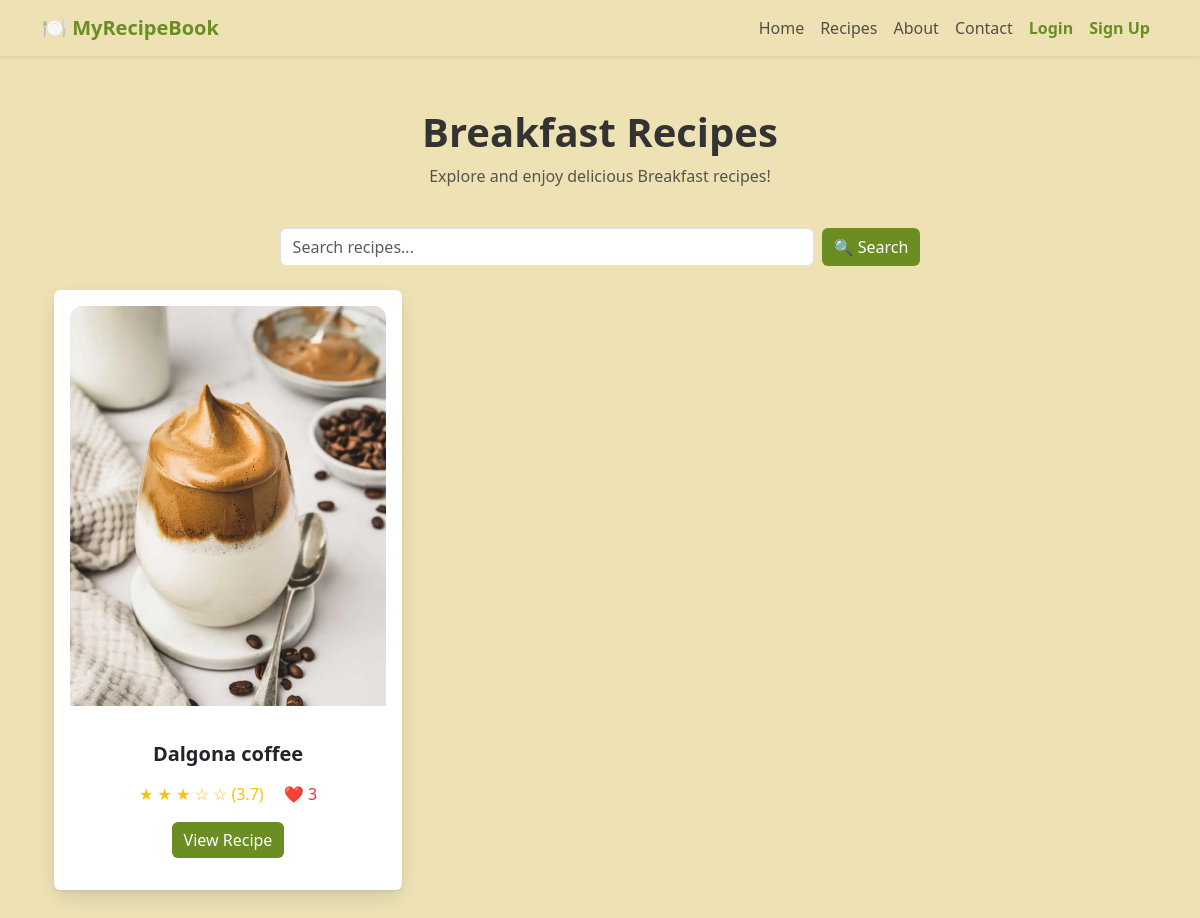
Page /category/Breakfast on the earlier database version.
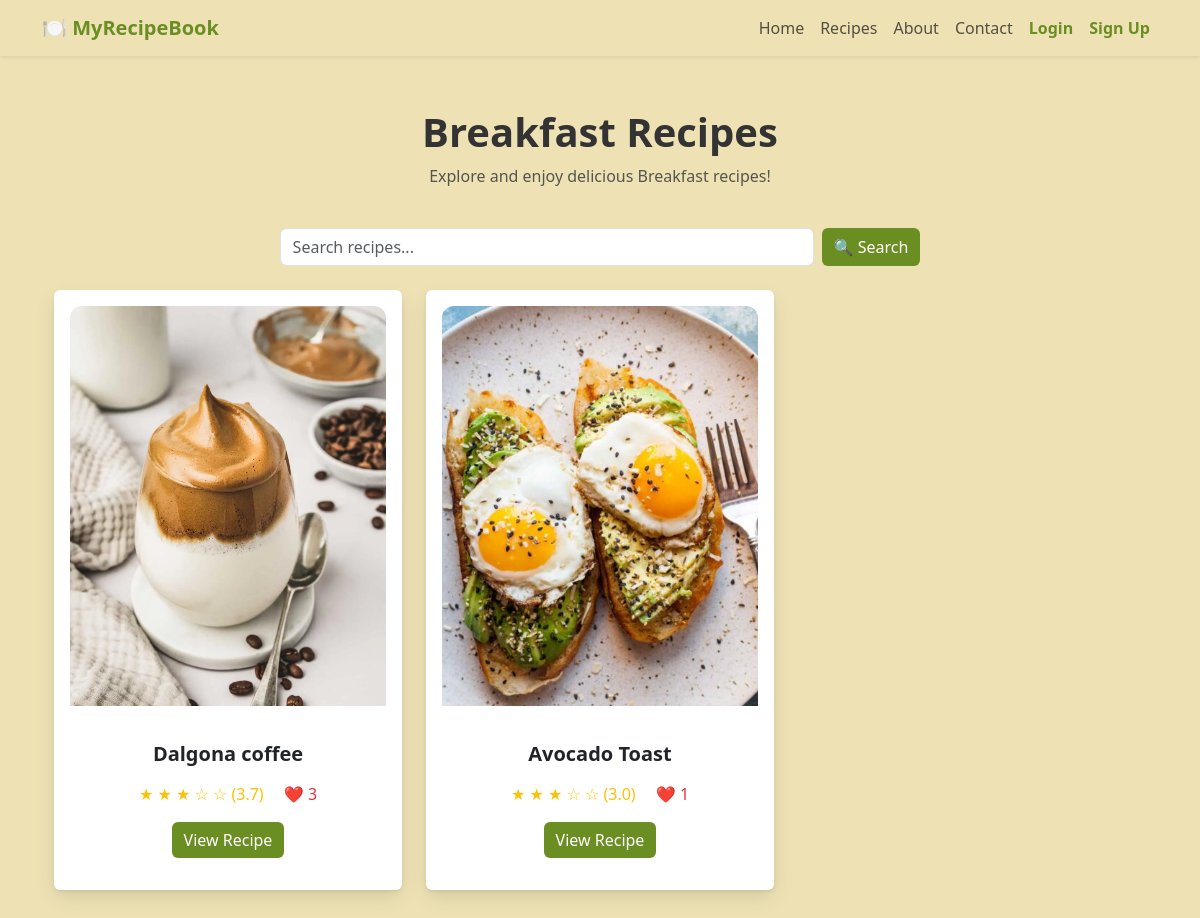
Same page on the later database version.
### app/models.py (models this page shows)
class Recipe(db.Model):
    id = db.Column(db.Integer, primary_key=True)
    title = db.Column(db.String(255), nullable=False)
    tags = db.Column(db.String(255))
    ingredients = db.Column(db.Text, nullable=False)
    instructions = db.Column(db.Text, nullable=True)
    description = db.Column(db.String(500), nullable=True)
    image_path = db.Column(db.String(255))  # Stores relative path
    video_path = db.Column(db.String(255))  # Stores relative path
    is_premium = db.Column(db.Boolean, default=False)  # New column
    likes = db.relationship('Like', backref='recipe', lazy=True)
    ratings = db.relationship('Rating', backref='recipe', lazy=True)
    comments = db.relationship('Comment', backref='recipe', lazy=True)
    @property
    def average_rating(self):
        if not self.ratings:
            return 0  # No ratings yet
        return round(sum(r.rating for r in self.ratings) / len(self.ratings), 1)
    @property
    def like_count(self):
        return len(self.likes)

class Rating(db.Model):
    id = db.Column(db.Integer, primary_key=True)
    user_id = db.Column(db.Integer, db.ForeignKey('user.id'), nullable=False)
    recipe_id = db.Column(db.Integer, db.ForeignKey('recipe.id'), nullable=False)
    rating = db.Column(db.Integer, nullable=False)  # Rating from 1 to 5

### app/routes.py (the view)
@bp.route('/category/<category>')
def category(category):
    category_tags = {
        "Breakfast": ["breakfast", "morning", "brunch"],
        "Lunch": ["lunch", "midday", "quick-lunch"],
        "Dinner": ["dinner", "evening", "supper"],
        "Desserts": ["dessert", "sweet", "baking"],
        "Healthy": ["healthy", "low-fat", "nutritious"],
        "Quick & Easy": ["quick", "easy", "fast"]
    }
    if category not in category_tags:
        abort(404)  # Category not found
    tags = category_tags[category]
    recipes = Recipe.query.filter(db.or_(*(Recipe.tags.ilike(f"%{tag}%") for tag in tags))).all()
    return render_template('category.html', category=category, recipes=recipes)

### app/templates/category.html (shortened to what this page needs)
{% extends "base.html" %}
{% block content %}
<div class="container py-1">
    <h1 class="text-center fw-bold page-title">{{ category }} Recipes</h1>
    <p class="text-center text-muted">Explore and enjoy delicious {{ category }} recipes!</p>
    <div class="container py-4">
        <form action="{{ url_for('routes.search') }}" method="GET" class="d-flex justify-content-center">
            <input type="text" name="q" class="form-control w-50 me-2" placeholder="Search recipes..." required>
            <button type="submit" class="btn btn-primary">🔍 Search</button>
        </form>
    </div>
    <div class="row gx-4 gy-5">
        {% for recipe in recipes %}
        <div class="col-md-4 col-sm-6">
            <div class="flip-card" onclick="flipCard(this)">
                <div class="flip-card-inner">
                    <div class="flip-card-front">
                        <div class="card shadow-sm border-0 h-100 p-3 d-flex flex-column card-fixed-height">
                            {% if recipe.image_path %}
                                <img src="{{ url_for('static', filename=recipe.image_path) }}" class="card-img-top" alt="{{ recipe.title }}">
                            {% else %}
                                <img src="{{ url_for('static', filename='images/placeholder.jpg') }}" class="card-img-top" alt="No Image Available">
                            {% endif %}
                            <div class="card-body text-center d-flex flex-column flex-grow-1">
                                <h5 class="fw-bold">{{ recipe.title }}</h5>
                                <div class="mt-2">
                                    <span class="text-warning">
                                        {% for i in range(1, 6) %}
                                            {% if i <= recipe.average_rating %}
                                                ★
                                            {% else %}
                                                ☆
                                            {% endif %}
                                        {% endfor %}
                                        ({{ recipe.average_rating or 0 }})
                                    </span>
                                    <span class="text-danger ms-3">❤️ {{ recipe.like_count }}</span>
                                </div>
                                <div class="mt-auto">
                                    <a href="{{ url_for('routes.view_recipe', recipe_id=recipe.id) }}" class="btn btn-primary" onclick="event.stopPropagation();">
                                        View Recipe
                                    </a>
                                </div>
                            </div>
                        </div>
                    </div>
                    <div class="flip-card-back">
                        <div class="card-body d-flex align-items-center justify-content-center">
                            <p class="description-text">{{ recipe.description or 'No description available.' }}</p>
                        </div>
                    </div>
                </div>
            </div>
        </div>
        {% endfor %}
    </div>
</div>
{% endblock %}

Differences in the rows shown:
added Recipe: image_path (picture), title "Avocado Toast", rating "3.0", like_count "1"
